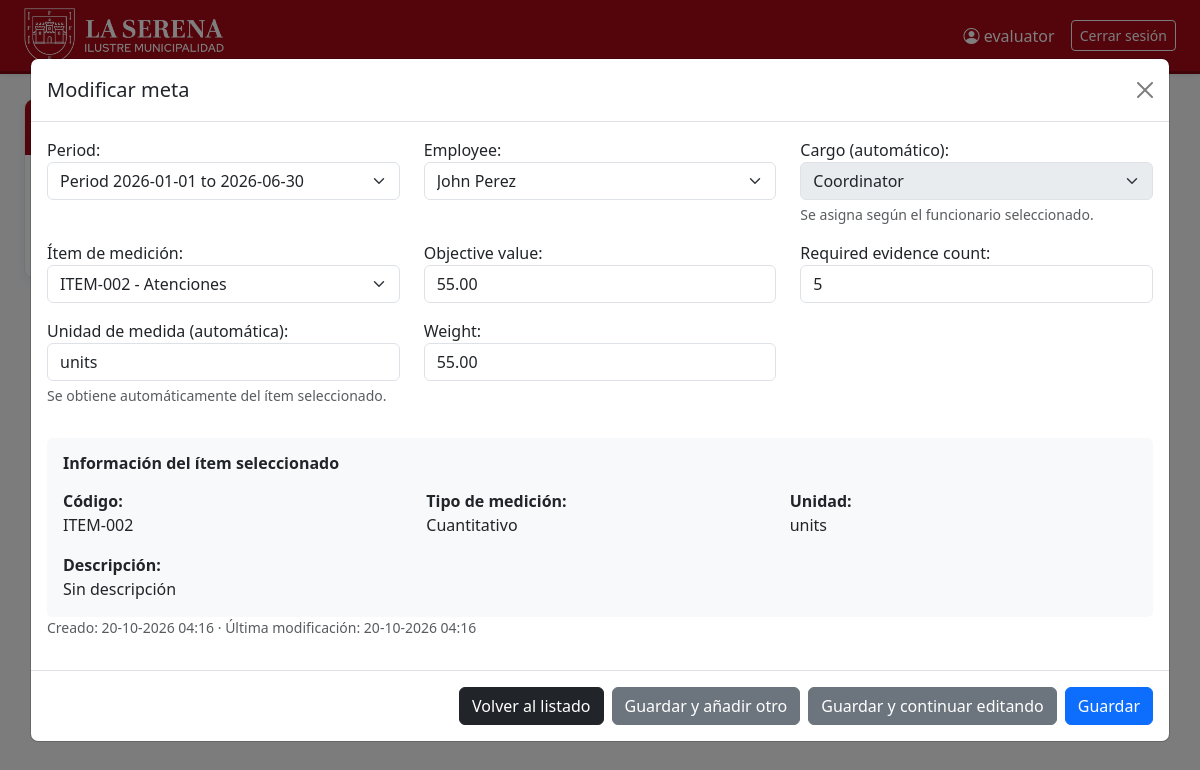
Screenshot of /planning/goals/38/ (signed in) with the database file from the repository.
### planning_measurements/models.py (models this page shows, shortened)
class Period(BaseModel):
    period_id = models.BigAutoField(primary_key=True)
    start_date = models.DateField(verbose_name="Start date")
    end_date = models.DateField(verbose_name="End date")
    computable_days = models.IntegerField(verbose_name="Computable days")
    status = models.CharField(
        max_length=50, default="Active", verbose_name="Status"
    )
    thresholds = models.CharField(max_length=255, verbose_name="Thresholds")
    parameters_version = models.CharField(
        max_length=50, verbose_name="Parameters version"
    )
    class Meta:
        verbose_name = "Period"
        verbose_name_plural = "Periods"
    class Status(models.TextChoices):
        ACTIVE = "Active", "Activo"
        CLOSED = "Closed", "Cerrado"
    def __str__(self):
        return f"Period {self.start_date} to {self.end_date}"

class Goal(BaseModel):
    goal_id = models.BigAutoField(primary_key=True)
    period = models.ForeignKey(
        Period,
        on_delete=models.PROTECT,
        related_name="goals",
        verbose_name="Period",
    )
    employee = models.ForeignKey(
        "organization.Employee",
        on_delete=models.PROTECT,
        related_name="goals",
        verbose_name="Employee",
    )
    position = models.ForeignKey(
        "organization.PositionFunction",
        on_delete=models.PROTECT,
        related_name="goals",
        verbose_name="Position",
    )
    measurement_item = models.ForeignKey(
        "planning_measurements.MeasurementItem",
        on_delete=models.PROTECT,
        null=True,
        blank=True,
        related_name="goals",
        verbose_name="Ítem de medición",
    )
    item = models.CharField(max_length=150, verbose_name="Item")
    objective_value = models.DecimalField(
        max_digits=10, decimal_places=2, verbose_name="Objective value"
    )
    required_evidence_count = models.PositiveIntegerField(
        default=5,
        validators=[MinValueValidator(2)],
        verbose_name="Required evidence count",
    )
    unit = models.CharField(max_length=50, verbose_name="Unit")
    weight = models.DecimalField(
        max_digits=5, decimal_places=2, verbose_name="Weight"
    )
    class Meta:
        verbose_name = "Goal"
        verbose_name_plural = "Goals"

### organization/models.py (models this page shows, shortened)
class Employee(BaseModel):
    employee_id = models.BigAutoField(primary_key=True)
    assigned_groups = models.ManyToManyField(
        "auth.Group",
        blank=True,
        related_name="assigned_employees",
        verbose_name="Roles asignados",
    )
    delegation = models.ForeignKey(
        Delegation,
        on_delete=models.PROTECT,
        related_name="employees",
    )
    position = models.ForeignKey(
        PositionFunction,
        on_delete=models.PROTECT,
        related_name="employees",
    )
    name = models.CharField(max_length=150)
    roles = models.TextField()
    status = models.CharField(max_length=50)
    profile_photo = models.ImageField(
        upload_to="profile_photos/",
        blank=True,
        null=True,
        verbose_name="Foto de perfil",
    )
    class Meta:
        verbose_name = "Employee"
        verbose_name_plural = "Employees"
    def __str__(self):
        return self.name

class PositionFunction(BaseModel):
    position_id = models.BigAutoField(primary_key=True)
    position_name = models.CharField(max_length=150)
    measurable_items = models.TextField()
    catalog_items = models.ManyToManyField(
        "planning_measurements.MeasurementItem",
        blank=True,
        related_name="associated_positions",
        verbose_name="Ítems de medición del catálogo",
    )
    services = models.TextField()
    catalog_services = models.ManyToManyField(
        "registration_validation.Service",
        blank=True,
        related_name="positions",
        verbose_name="Servicios del catálogo",
    )
    weightings = models.TextField()
    validity_start = models.DateField()
    validity_end = models.DateField()
    group = models.ForeignKey(
    "auth.Group",
    on_delete=models.PROTECT,
    null=True,
    blank=True,
    related_name="positions",
    verbose_name="Grupo de permisos",
)
    class Meta:
        verbose_name = "Position and Role"
        verbose_name_plural = "Positions and Roles"
    def __str__(self):
        return self.position_name

### planning_measurements/views.py (the view, shortened to what this page needs)
# urls.py: path("goals/<int:goal_id>/", views.goal_edit, name="goal_edit"),
@access("planning_measurements.view_goal")
def goal_edit(request, goal_id):
    goal = get_object_or_404(scoped_goals(request.user), pk=goal_id)
    can_change = (
        request.user.has_perm(
            "planning_measurements.change_goal"
        )
        and goal.period.status != Period.Status.CLOSED
    )
    if request.method == "POST" and (
        not can_change
        or request.GET.get("view") == "1"
    ):
        raise PermissionDenied
    form = GoalForm(request.POST or None, instance=goal, user=request.user)
    readonly = (
        not can_change
        or request.GET.get("view") == "1"
    )
    if readonly:
        for field in form.fields.values():
            field.disabled = True
    return render(
        request,
        "planning/goal_form.html",
        {
            "form": form,
            "title": "Detalle de la meta" if readonly else "Modificar meta",
            "goal": goal,
            "readonly": readonly,
        },
    )

### planning_measurements/forms.py
class GoalForm(GoalScopeMixin, forms.ModelForm):
    class Meta:
        model = Goal
        fields = [
            "period",
            "employee",
            "position",
            "measurement_item",
            "item",
            "objective_value",
            "required_evidence_count",
            "unit",
            "weight",
        ]
    def __init__(self, *args, user=None, **kwargs):
        super().__init__(*args, **kwargs)
        periods = Period.objects.filter(
            deleted_at__isnull=True
        )
        if self.instance.pk:
            self.fields["period"].queryset = periods
        else:
            self.fields["period"].queryset = periods.filter(
                status=Period.Status.ACTIVE
            )
        self._apply_scope(user)
        self._configure_evidence_count()
        self._configure_items()

### planning_measurements/forms.py (called while the page is built)
    def _apply_bootstrap(self):
        for field in self.fields.values():
            if isinstance(field.widget, forms.CheckboxInput):
                css = "form-check-input"
            elif isinstance(field.widget, forms.Select):
                css = "form-select"
            else:
                css = "form-control"
            field.widget.attrs["class"] = css

    def _configure_evidence_count(self):
        field = self.fields["required_evidence_count"]
        field.required = False
        field.initial = self.instance.required_evidence_count or 5

### planning_measurements/views.py (called while the page is built)
def scoped_goals(user):
    goals = Goal.objects.filter(
        deleted_at__isnull=True,
        period__deleted_at__isnull=True,
    ).select_related(
        "period",
        "employee",
        "position",
    )
    if user.is_superuser:
        return goals
    profile = getattr(user, "profile", None)
    if profile is None or profile.delegation_id is None:
        return goals.none()
    return goals.filter(
        employee__delegation_id=profile.delegation_id
    )

### templates/planning/goal_form.html (shortened to what this page needs)
{% extends "planning/base.html" %}
{% block contenido %}
<div class="container py-4">
    <div class="d-flex justify-content-between align-items-center mb-3">
        <h2>{{ title }}</h2>
        <a href="{% url 'planning:goal_list' %}"
           class="btn btn-outline-secondary">
        </a>
    </div>
    <div class="modal fade"
         id="goalModal"
         tabindex="-1"
         aria-labelledby="goalModalLabel"
         aria-hidden="true">
        <div class="modal-dialog modal-xl modal-dialog-centered modal-dialog-scrollable">
            <div class="modal-content">
                <form method="post" novalidate>
                    <div class="modal-header">
                        <h5 class="modal-title" id="goalModalLabel">
                            {{ title }}
                        </h5>
                        <a href="{% url 'planning:goal_list' %}"
                           class="btn-close"
                           aria-label="Cerrar">
                        </a>
                    </div>
                    <div class="modal-body">
                        <div class="row">
                            {% for field in form %}
                                {% if field.is_hidden %}
                                    {{ field }}
                                    {% if field.errors %}
                                    <div class="text-danger">
                                        {{ field.errors }}
                                    </div>
                                    {% endif %}
                                {% else %}
                                    <div class="col-md-4 mb-3">
                                        {{ field.label_tag }}
                                        {{ field }}
                                        {% if field.help_text %}
                                        <div class="form-text">
                                            {{ field.help_text }}
                                        </div>
                                        {% endif %}
                                    </div>
                                {% endif %}
                            {% endfor %}
                        </div>
                        <div id="itemDetails" class="card bg-light border-0 mt-3 d-none">
                            <div class="card-body">
                                <h6 class="fw-bold mb-3">
                                    Información del ítem seleccionado
                                </h6>
                                <div class="row g-3">
                                    <div class="col-md-4">
                                        <strong>Código:</strong>
                                        <div id="itemDetailCode">—</div>
                                    </div>
                                    <div class="col-md-4">
                                        <strong>Tipo de medición:</strong>
                                        <div id="itemDetailType">—</div>
                                    </div>
                                    <div class="col-md-4">
                                        <strong>Unidad:</strong>
                                        <div id="itemDetailUnit">—</div>
                                    </div>
                                    <div class="col-md-12">
                                        <strong>Descripción:</strong>
                                        <div id="itemDetailDescription">—</div>
                                    </div>
                                </div>
                            </div>
                        </div>
                        {% if goal %}
                        <p class="text-muted small">
                            Creado:
                            {{ goal.created_at|date:"d-m-Y H:i" }}
                            · Última modificación:
                            {{ goal.updated_at|date:"d-m-Y H:i" }}
                        </p>
                        {% endif %}
                    </div>
                    <div class="modal-footer">
                        <a href="{% url 'planning:goal_list' %}"
                           class="btn btn-dark">
                            Volver al listado
                        </a>
                        {% if not readonly %}
                        <button type="submit"
                                name="_addanother"
                                class="btn btn-secondary">
                            Guardar y añadir otro
                        </button>
                        <button type="submit"
                                name="_continue"
                                class="btn btn-secondary">
                            Guardar y continuar editando
                        </button>
                        <button type="submit"
                                name="_save"
                                class="btn btn-primary">
                            Guardar
                        </button>
                        {% endif %}
                    </div>
                </form>
            </div>
        </div>
    </div>
</div>
{% endblock %}

### templates/base.html (shortened to what this page needs)
<!DOCTYPE html>
{% load static %}
<html lang="es">
<head>
    <link href="https://cdn.jsdelivr.net/npm/bootstrap@5.3.3/dist/css/bootstrap.min.css" rel="stylesheet">
    <link href="https://cdn.jsdelivr.net/npm/bootstrap-icons@1.11.3/font/bootstrap-icons.min.css" rel="stylesheet">
</head>
<body>
<nav class="navbar navbar-expand-lg topbar mb-4 shadow-sm">
    <div class="container-fluid px-4">
        <a class="navbar-brand py-0" href="{% url 'home' %}">
            <img src="{% static 'img/horizontal-blanco.png' %}" alt="Logo La Serena" height="55">
        </a>
        <div class="collapse navbar-collapse" id="navbarMain">
            {% if user.is_authenticated %}
            <ul class="navbar-nav me-auto">
                {% block top_links %}
                <li class="nav-item"><a class="nav-link" href="{% url 'home' %}"></a></li>
                {% endblock %}
            </ul>
            <span class="navbar-text me-3"><i class="bi bi-person-circle"></i> {{ user.username }}</span>
            <form method="post" action="{% url 'logout' %}" class="d-inline">
                <button type="submit" class="btn btn-outline-light btn-sm">Cerrar sesión</button>
            </form>
            {% endif %}
        </div>
    </div>
</nav>
<div class="container-fluid px-4">
    <div class="workspace-layout">
        {% block sidebar %}{% endblock %}
        <div class="workspace-content">
            <main>
        {% block contenido %}{% endblock %}
            </main>
        </div>
    </div>
</div>
</body>
</html>

### templates/base.html (style rules this page uses)
body { background: #f8f9fb; }
.topbar { background-color: #a60a17; border-bottom: 3px solid #800711; }
.topbar .navbar-brand, .topbar .nav-link, .topbar .navbar-text { color: #fff; }
.topbar .navbar-brand { font-weight: bold; font-size: 1.2rem; }
.workspace-layout { display: flex; align-items: flex-start; gap: 1.25rem; }
.workspace-content { flex: 1 1 auto; min-width: 0; }

### rows the page displays
Period: form "Period 2026-01-01 to 2026-06-30"
Employee: form "John Perez"
PositionFunction: form "Coordinator"
Goal: form "ITEM-002 - Atenciones" "55.00" "5" "units" "55.00", created_at "20-10-2026 04:16", updated_at "20-10-2026 04:16"

### other values shown
{{ user.username }} "evaluator"
{{ title }} "Modificar meta"
{{ field.label_tag }} "Period:" "Employee:" "Cargo (automático):" "Ítem de medición:" "Objective value:" "Required evidence count:" "Unidad de medida (automática):" "Weight:"
{{ field.help_text }} "Se asigna según el funcionario seleccionado." "Se obtiene automáticamente del ítem seleccionado."
